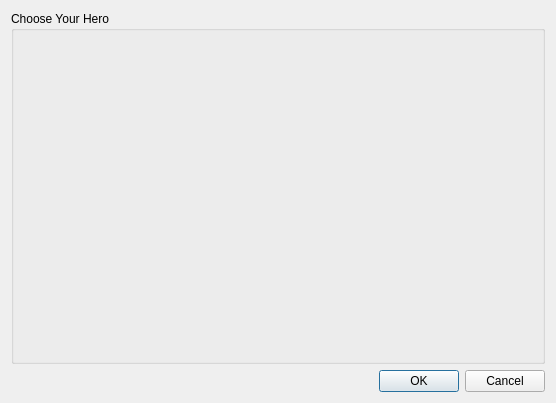
<?xml version="1.0" encoding="UTF-8"?>
<ui version="4.0">
 <class>chooseHero</class>
 <widget class="QDialog" name="chooseHero">
  <property name="geometry">
   <rect>
    <x>0</x>
    <y>0</y>
    <width>556</width>
    <height>403</height>
   </rect>
  </property>
  <property name="windowTitle">
   <string>Dialog</string>
  </property>
  <layout class="QGridLayout" name="gridLayout">
   <item row="0" column="0">
    <widget class="QGroupBox" name="groupBox">
     <property name="title">
      <string>Choose Your Hero</string>
     </property>
     <layout class="QVBoxLayout" name="verticalLayout_2">
      <item>
       <layout class="QVBoxLayout" name="verticalLayout">
        <item>
         <layout class="QHBoxLayout" name="horizontalLayout"/>
        </item>
        <item>
         <layout class="QHBoxLayout" name="horizontalLayout1"/>
        </item>
       </layout>
      </item>
     </layout>
    </widget>
   </item>
   <item row="1" column="0">
    <widget class="QDialogButtonBox" name="buttonBox">
     <property name="orientation">
      <enum>Qt::Horizontal</enum>
     </property>
     <property name="standardButtons">
      <set>QDialogButtonBox::Cancel|QDialogButtonBox::Ok</set>
     </property>
    </widget>
   </item>
  </layout>
 </widget>
 <resources/>
 <connections>
  <connection>
   <sender>buttonBox</sender>
   <signal>accepted()</signal>
   <receiver>chooseHero</receiver>
   <slot>accept()</slot>
   <hints>
    <hint type="sourcelabel">
     <x>248</x>
     <y>254</y>
    </hint>
    <hint type="destinationlabel">
     <x>157</x>
     <y>274</y>
    </hint>
   </hints>
  </connection>
  <connection>
   <sender>buttonBox</sender>
   <signal>rejected()</signal>
   <receiver>chooseHero</receiver>
   <slot>reject()</slot>
   <hints>
    <hint type="sourcelabel">
     <x>316</x>
     <y>260</y>
    </hint>
    <hint type="destinationlabel">
     <x>286</x>
     <y>274</y>
    </hint>
   </hints>
  </connection>
 </connections>
</ui>
